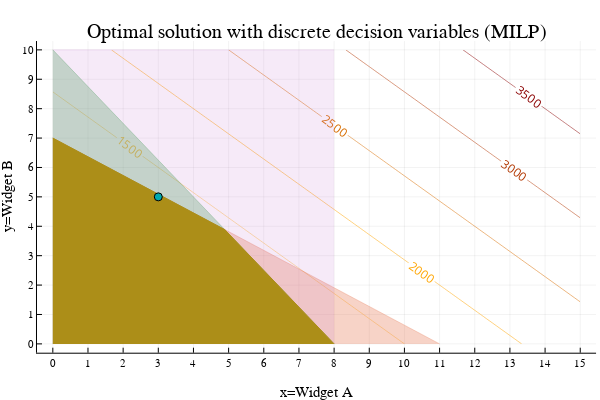

Write notebook code for a chart like this one.
### Code cell
contour(x,y,(x,y)->f(x,y),nlevels=10, c=:heat, linewidth=10, colorbar = false, contour_labels = true)
title!("Optimal solution with discrete decision variables (MILP)")
xaxis!("x=Widget A")
yaxis!("y=Widget B")
xticks!(0:maximum(x))
yticks!(0:maximum(y))
areaplot!(x[x.<=11], (77 .- 7*x[x.<=11])./11, legend=false, opacity=0.3)
areaplot!(x[x.<=8], (80 .- 10*x[x.<=8])./8, legend=false, opacity=0.3)
areaplot!(x[x.<=8], repeat([maximum(y)],length(x[x.<=8])), legend=false, opacity=0.15)
areaplot!([8;0;4.888], [0;7;3.888], legend=false, opacity=1.0)
scatter!([3], [5])

### Figure 1 — Plotly figure (JSON) as saved in the notebook; plotly's stock layout.template omitted (floating-point values rounded to 4 significant figures; data arrays with more than 128 entries replaced by an {"elided": "..."} marker saying what was removed)
{"data": [{"colorbar": {"title": ""}, "colorscale": [[0, "rgba(255, 255, 224, 1.000)"], [0.5, "rgba(255, 165, 0, 1.000)"], [1, "rgba(139, 0, 0, 1.000)"]], "contours": {"coloring": "lines", "showlabels": true}, "hoverinfo": "none", "name": "y1", "ncontours": 12, "showlegend": false, "showscale": false, "type": "contour", "x": [0, 0.5, 1, 1.5, 2, 2.5, 3, 3.5, 4, 4.5, 5, 5.5, 6, 6.5, 7, 7.5, 8, 8.5, 9, 9.5, 10, 10.5, 11, 11.5, 12, 12.5, 13, 13.5, 14, 14.5, 15], "xaxis": "x1", "y": [0, 0.5, 1, 1.5, 2, 2.5, 3, 3.5, 4, 4.5, 5, 5.5, 6, 6.5, 7, 7.5, 8, 8.5, 9, 9.5, 10], "yaxis": "y1", "z": {"elided": "21x31 float values"}, "zmax": 4000, "zmin": 0}, {"colorbar": {"title": ""}, "fill": "tozeroy", "fillcolor": "rgba(227, 111, 71, 0.300)", "legendgroup": "y2", "line": {"color": "rgba(227, 111, 71, 0.300)", "dash": "solid", "shape": "linear", "width": 1}, "mode": "lines", "name": "y2", "showlegend": true, "type": "scatter", "x": [0, 0.5, 1, 1.5, 2, 2.5, 3, 3.5, 4, 4.5, 5, 5.5, 6, 6.5, 7, 7.5, 8, 8.5, 9, 9.5, 10, 10.5, 11], "xaxis": "x1", "y": [7, 6.682, 6.364, 6.045, 5.727, 5.409, 5.091, 4.773, 4.455, 4.136, 3.818, 3.5, 3.182, 2.864, 2.545, 2.227, 1.909, 1.591, 1.273, 0.9545, 0.6364, 0.3182, 0], "yaxis": "y1", "zmax": 4000, "zmin": 0}, {"colorbar": {"title": ""}, "fill": "tozeroy", "fillcolor": "rgba(62, 164, 78, 0.300)", "legendgroup": "y3", "line": {"color": "rgba(62, 164, 78, 0.300)", "dash": "solid", "shape": "linear", "width": 1}, "mode": "lines", "name": "y3", "showlegend": true, "type": "scatter", "x": [0, 0.5, 1, 1.5, 2, 2.5, 3, 3.5, 4, 4.5, 5, 5.5, 6, 6.5, 7, 7.5, 8], "xaxis": "x1", "y": [10, 9.375, 8.75, 8.125, 7.5, 6.875, 6.25, 5.625, 5, 4.375, 3.75, 3.125, 2.5, 1.875, 1.25, 0.625, 0], "yaxis": "y1", "zmax": 4000, "zmin": 0}, {"colorbar": {"title": ""}, "fill": "tozeroy", "fillcolor": "rgba(195, 113, 210, 0.150)", "legendgroup": "y4", "line": {"color": "rgba(195, 113, 210, 0.150)", "dash": "solid", "shape": "linear", "width": 1}, "mode": "lines", "name": "y4", "showlegend": true, "type": "scatter", "x": [0, 0.5, 1, 1.5, 2, 2.5, 3, 3.5, 4, 4.5, 5, 5.5, 6, 6.5, 7, 7.5, 8], "xaxis": "x1", "y": [10, 10, 10, 10, 10, 10, 10, 10, 10, 10, 10, 10, 10, 10, 10, 10, 10], "yaxis": "y1", "zmax": 4000, "zmin": 0}, {"colorbar": {"title": ""}, "fill": "tozeroy", "fillcolor": "rgba(172, 142, 24, 1.000)", "legendgroup": "y5", "line": {"color": "rgba(172, 142, 24, 1.000)", "dash": "solid", "shape": "linear", "width": 1}, "mode": "lines", "name": "y5", "showlegend": true, "type": "scatter", "x": [0, 4.888, 8], "xaxis": "x1", "y": [7, 3.888, 0], "yaxis": "y1", "zmax": 4000, "zmin": 0}, {"colorbar": {"title": ""}, "legendgroup": "y6", "marker": {"color": "rgba(0, 170, 174, 1.000)", "line": {"color": "rgba(0, 0, 0, 1.000)", "width": 1}, "size": 8, "symbol": "circle"}, "mode": "markers", "name": "y6", "showlegend": true, "type": "scatter", "x": [3], "xaxis": "x1", "y": [5], "yaxis": "y1", "zmax": 4000, "zmin": 0}], "layout": {"annotations": [{"font": {"color": "rgba(0, 0, 0, 1.000)", "family": "sans-serif", "size": 20}, "rotation": 0, "showarrow": false, "text": "Optimal solution with discrete decision variables (MILP)", "x": 0.5275, "xanchor": "center", "xref": "paper", "y": 1, "yanchor": "top", "yref": "paper"}], "height": 400, "margin": {"b": 20, "l": 0, "r": 0, "t": 20}, "paper_bgcolor": "rgba(255, 255, 255, 1.000)", "plot_bgcolor": "rgba(255, 255, 255, 1.000)", "showlegend": false, "width": 600, "xaxis": {"anchor": "y1", "domain": [0.06165, 0.9934], "gridcolor": "rgba(0, 0, 0, 0.100)", "gridwidth": 0.5, "linecolor": "rgba(0, 0, 0, 1.000)", "mirror": false, "range": [-0.45, 15.45], "showgrid": true, "showline": true, "showticklabels": true, "tickangle": 0, "tickcolor": "rgb(0, 0, 0)", "tickfont": {"color": "rgba(0, 0, 0, 1.000)", "family": "sans-serif", "size": 11}, "tickmode": "array", "ticks": "inside", "ticktext": ["0", "1", "2", "3", "4", "5", "6", "7", "8", "9", "10", "11", "12", "13", "14", "15"], "tickvals": [0, 1, 2, 3, 4, 5, 6, 7, 8, 9, 10, 11, 12, 13, 14, 15], "title": "x=Widget A", "titlefont": {"color": "rgba(0, 0, 0, 1.000)", "family": "sans-serif", "size": 15}, "type": "-", "visible": true, "zeroline": false, "zerolinecolor": "rgba(0, 0, 0, 1.000)"}, "yaxis": {"anchor": "x1", "domain": [0.07581, 0.9415], "gridcolor": "rgba(0, 0, 0, 0.100)", "gridwidth": 0.5, "linecolor": "rgba(0, 0, 0, 1.000)", "mirror": false, "range": [-0.3, 10.3], "showgrid": true, "showline": true, "showticklabels": true, "tickangle": 0, "tickcolor": "rgb(0, 0, 0)", "tickfont": {"color": "rgba(0, 0, 0, 1.000)", "family": "sans-serif", "size": 11}, "tickmode": "array", "ticks": "inside", "ticktext": ["0", "1", "2", "3", "4", "5", "6", "7", "8", "9", "10"], "tickvals": [0, 1, 2, 3, 4, 5, 6, 7, 8, 9, 10], "title": "y=Widget B", "titlefont": {"color": "rgba(0, 0, 0, 1.000)", "family": "sans-serif", "size": 15}, "type": "-", "visible": true, "zeroline": false, "zerolinecolor": "rgba(0, 0, 0, 1.000)"}}}
